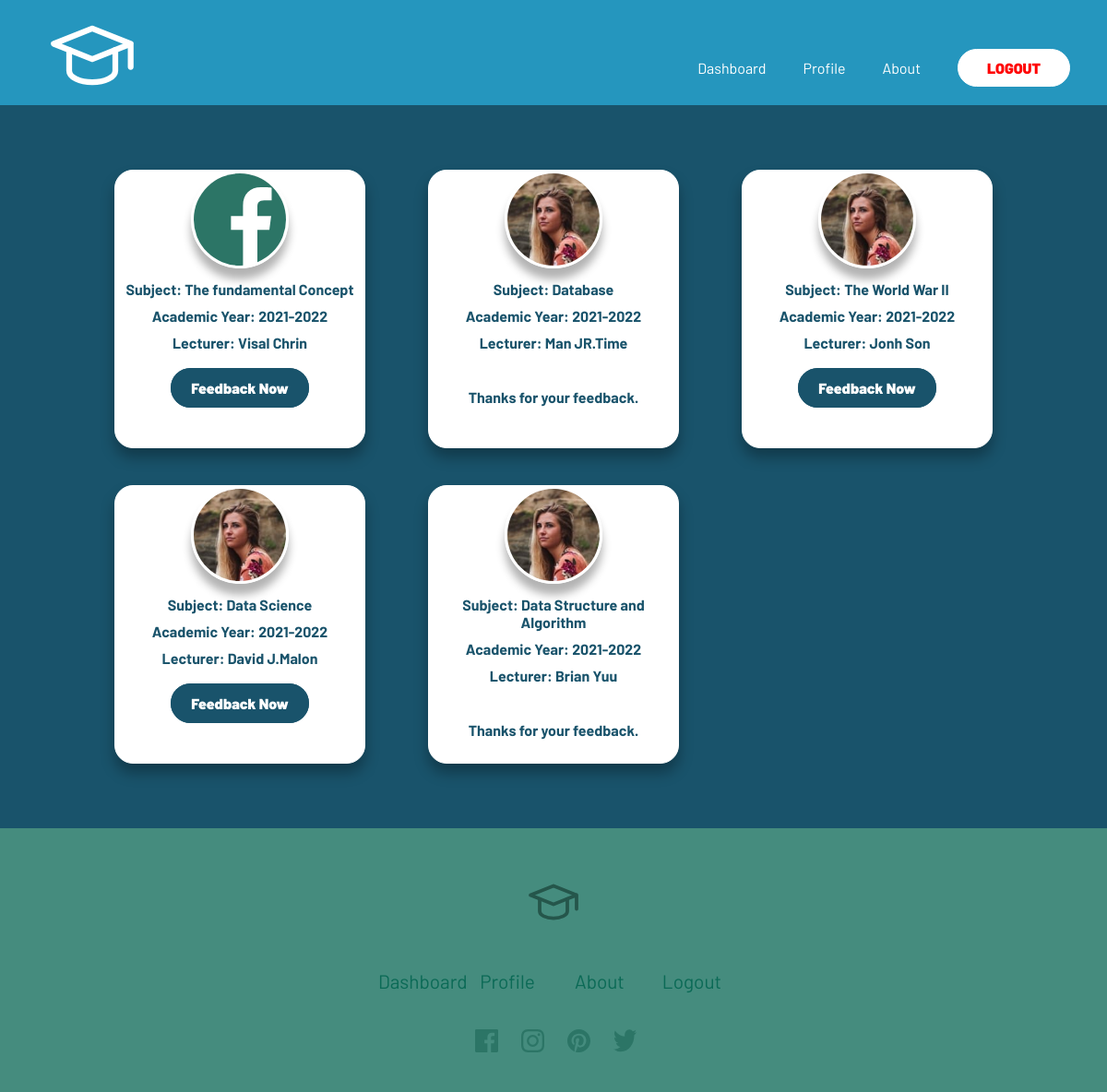
/hengsominea/dashboard (signed in), run on an earlier commit of the app's database.
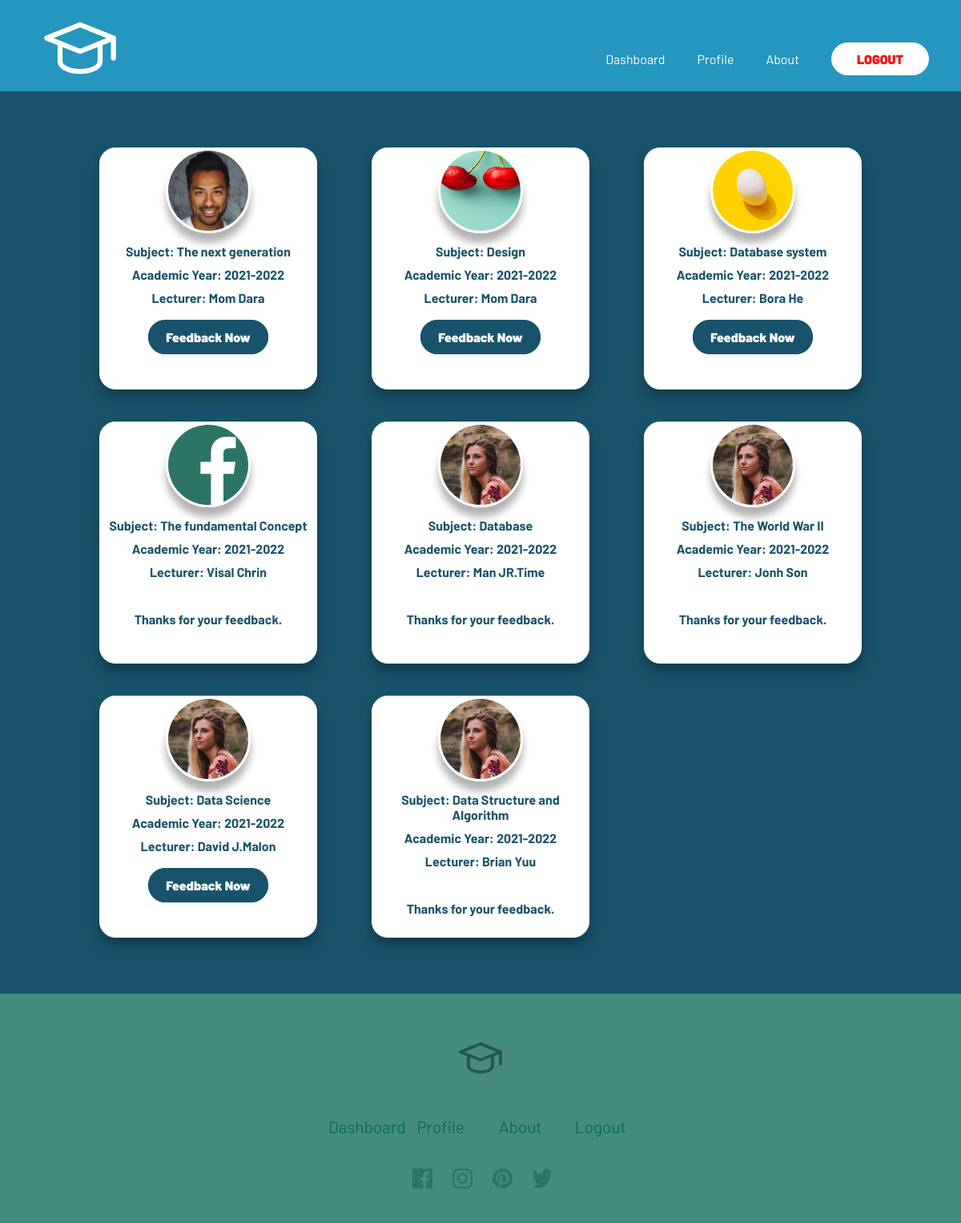
And on a later commit of the database.
### feedbackapp/models.py (models this page shows, shortened)
class Course(models.Model):
    course_name = models.CharField(max_length=100)
    description = models.CharField(
        max_length=200, default="Fundamental Course")
    course_photo = models.ImageField(
        upload_to='courses/', default='default.jpg')
    academic = models.ForeignKey(Academic, on_delete=models.CASCADE)
    Lecturer = models.ForeignKey(Lecturer, on_delete=models.CASCADE)

class Academic(models.Model):
    academic_year = models.CharField(max_length=100)
    department = models.CharField(max_length=100)
    year = models.CharField(max_length=100)

class Lecturer(models.Model):
    Lecturer_name = models.CharField(max_length=100)
    lecturer_profile = models.ImageField(
        upload_to='lecturers/', default='default.jpg')
    lecturer_skill = models.CharField(max_length=200, default="Master degree")

### feedbackapp/views.py (the view)
@login_required(login_url='index')
def student_dashboard(request, username):
    if request.method == "GET":
        if request.user.is_student:
            student = Student.objects.get(user=request.user)
            academic = student.academic
            courses = Course.objects.annotate(is_feedback=Exists(Feedback.objects.filter(
                user=request.user, course_id=OuterRef('pk')))).filter(academic=academic).order_by('-id')
            return render(request, "feedbackapp/dashboard.html", {
                "courses": courses
            })
        else:
            return render(request, "feedbackapp/message.html", {
                "message_title": "Private Page",
                "message": "Sorry, you are not allowed to access this page."
            })

### feedbackapp/templates/feedbackapp/dashboard.html (shortened to what this page needs)
{% extends "feedbackapp/layout.html" %}
{% load static %}
{% block body %}
<div class="container-dashboard">
  <div class="dashboard">
    {% for course in courses %}
      <div class="course dashboard__box" data-course="{{course.course_name}}">
        <img  class="profile-image" src="{{ course.course_photo.url }}" alt="course-photo">
        <h4>Subject: {{ course.course_name }}</h4>
        <h4> Academic Year: {{ course.academic.academic_year }}</h4>
        <h4 style="margin-bottom: 30px;"> Lecturer: {{ course.Lecturer.Lecturer_name }}</h4>
        {% if course.is_feedback %}
          <h4>Thanks for your feedback.</h4>
        {% else %}
          <a href="#" class="button FeedbackBtn " data-courseId="{{course.id}}">Feedback Now</a>
        {% endif %}
      </div>
    {% endfor %}
  </div>
</div>
{% endblock %}

### feedbackapp/templates/feedbackapp/layout.html (shortened to what this page needs)
{% load static %}
<!DOCTYPE html>
<html lang="en">
  <head>
    <link rel="stylesheet" href="{% static 'feedbackapp/scss/styles.css' %}?{% now 'U' %}" />
  </head>
  <body>
    <header class="header">
      <div class="header__container">
        <div class="header__container--logo">
          <div class="logo">
            <img id="logo" src="{% static 'feedbackapp/images/logo.svg' %}" alt="logo" />
          </div>
          <div class="desktop">
            {% if user.is_authenticated %}
              {% if user.is_student %}
              <a href="{% url 'student_dashboard' user.username %}">Dashboard</a>
              <a href="{% url 'profile' user.username %}">Profile</a>
              <a href="{% url 'about' %}">About</a>
              {% else %}
              <a href="{% url 'admin_dashboard' %}">Dashboard</a>
              <a href="{% url 'school_admin' %}">Course</a>
              <a href="{% url 'about' %}">About</a>
              {% endif %}
              <a class="button" href="{% url 'logout' %}" style="color: red; "class="loginBtn">Logout</a>
            {% else %}
              <a href="{% url 'index' %}">Home</a>
              <a href="{% url 'about' %}">About Us</a>
              <a href="#" id="register" onclick="return showRegisterForm()">Register</a>
              <a class="button" href="#" class="loginBtn" onclick='return showLoginForm()'>Login</a>
            {% endif %}
          </div>
        </div>
      </div>
    </header>
    {% block body %}
    {% endblock %}
    <footer class="footer">
      <div class="footer__container">
        <div class="footer__container-logo">
        </div>
        <div class="footer__container-links">
          {% if user.is_authenticated %}
            {% if user.is_student %}
            <a href="{% url 'student_dashboard' user.username %}">Dashboard</a>
            <a href="{% url 'profile' user.username %}">Profile</a>
            <a href="{% url 'about' %}">About</a>
            {% else %}
            <a href="{% url 'admin_dashboard'%}">Dashboard</a>
            <a href="#">Course</a>
            <a href="{% url 'about' %}">About</a>
            {% endif %}
            <a href="{% url 'logout' %}" class="loginBtn">Logout</a>
          {% else %}
          <a href="{% url 'index' %}">Home</a>
          <a href="{% url 'about' %}">About</a>
          <a href="#" class="loginBtn" onclick='return showLoginForm()'>Login</a>
          <a href="#" id="register" onclick="return showRegisterForm()">Register</a>
          {% endif %}
        </div>
        <div class="footer__container-social">
          <a href="#"><img src="{% static 'feedbackapp/images/icon-facebook.svg' %}" alt="icon-facebook"></a>
          <a href="#"><img src="{% static 'feedbackapp/images/icon-instagram.svg' %}" alt="icon-instagram"></a>
          <a href="#"><img src="{% static 'feedbackapp/images/icon-pinterest.svg' %}" alt="icon-pinterest"></a>
          <a href="#"><img src="{% static 'feedbackapp/images/icon-twitter.svg' %}" alt="icon-twitter"></a>
        </div>
      </div>
    </footer>
  </body>
</html>

What changed in the data, as far as the page shows it:
added Course: course_photo (picture), course_name "The next generation", academic.academic_year "2021-2022", Lecturer.Lecturer_name "Mom Dara"
added Course: course_photo (picture), course_name "Design", academic.academic_year "2021-2022", Lecturer.Lecturer_name "Mom Dara"
added Course: course_photo (picture), course_name "Database system", academic.academic_year "2021-2022", Lecturer.Lecturer_name "Bora He"
computed for Course "The fundamental Concept": text "Feedback Now" → "Thanks for your feedback."
computed for Course "The World War II": text "Feedback Now" → "Thanks for your feedback."
